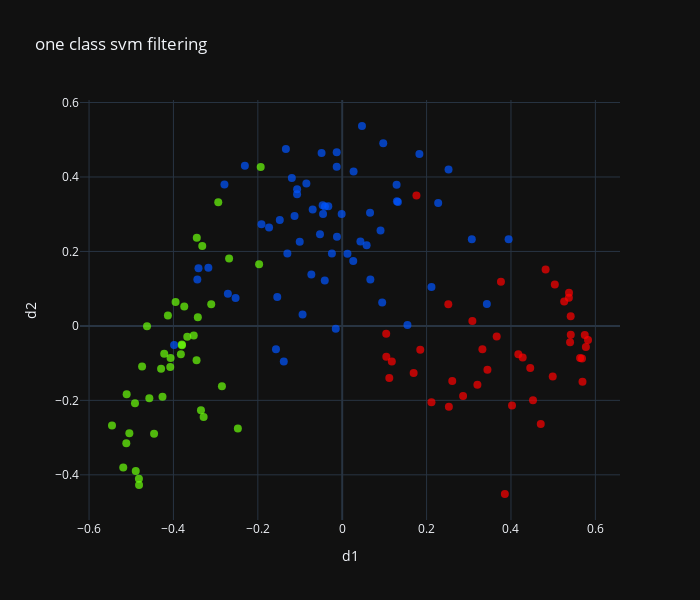

Notebook cell for this chart:
### Code cell
from sklearn.svm import OneClassSVM

def outliers_svm(X):
    svm = OneClassSVM(nu=0.3, kernel="rbf", gamma=0.01)
    y_pred = svm.fit_predict(X)
    return y_pred == -1

svm_outliers = outliers_svm(data)
render_results(X,y,validate_model,scaler,svm_outliers,"one class svm filtering")

### Figure 1 — Plotly figure (JSON) as saved in the notebook; plotly's stock layout.template omitted (floating-point values rounded to 4 significant figures; data arrays with more than 128 entries replaced by an {"elided": "..."} marker saying what was removed)
{"data": [{"marker": {"color": {"elided": "139 str values"}, "opacity": 0.7, "size": 8}, "mode": "markers", "type": "scatter", "x": {"elided": "139 float values"}, "y": {"elided": "139 float values"}}], "layout": {"height": 600, "title": {"text": "one class svm filtering"}, "width": 700, "xaxis": {"title": {"text": "d1"}}, "yaxis": {"title": {"text": "d2"}}}}
